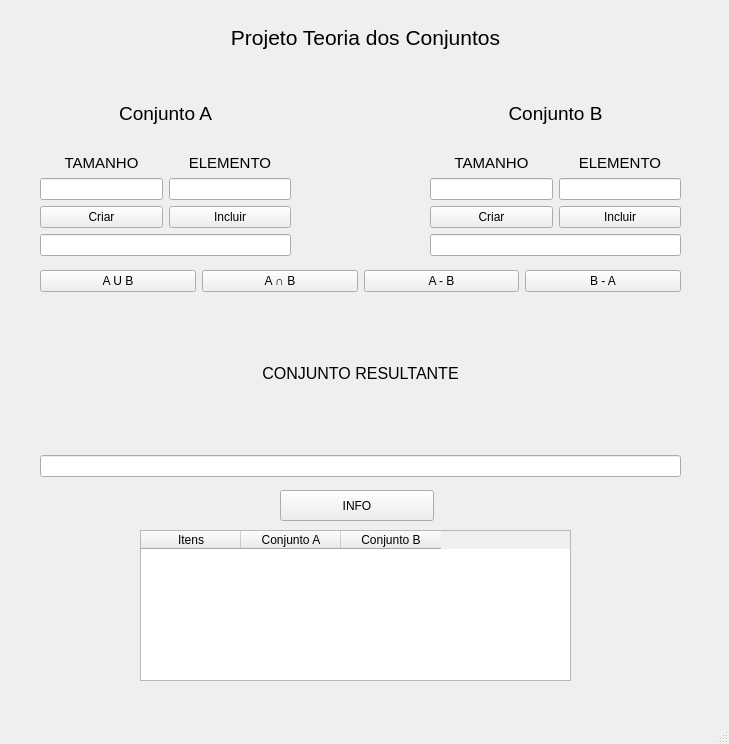
<?xml version="1.0" encoding="UTF-8"?>
<ui version="4.0">
 <class>MainWindow</class>
 <widget class="QMainWindow" name="MainWindow">
  <property name="geometry">
   <rect>
    <x>0</x>
    <y>0</y>
    <width>729</width>
    <height>744</height>
   </rect>
  </property>
  <property name="windowTitle">
   <string>ProjetoConjuntos</string>
  </property>
  <widget class="QWidget" name="centralwidget">
   <widget class="QTableWidget" name="tableWidgetGrid">
    <property name="enabled">
     <bool>true</bool>
    </property>
    <property name="geometry">
     <rect>
      <x>140</x>
      <y>530</y>
      <width>431</width>
      <height>151</height>
     </rect>
    </property>
    <property name="alternatingRowColors">
     <bool>true</bool>
    </property>
    <property name="showGrid">
     <bool>true</bool>
    </property>
    <property name="gridStyle">
     <enum>Qt::SolidLine</enum>
    </property>
    <property name="sortingEnabled">
     <bool>false</bool>
    </property>
    <column>
     <property name="text">
      <string>Itens</string>
     </property>
     <property name="textAlignment">
      <set>AlignCenter</set>
     </property>
    </column>
    <column>
     <property name="text">
      <string>Conjunto A</string>
     </property>
     <property name="textAlignment">
      <set>AlignCenter</set>
     </property>
    </column>
    <column>
     <property name="text">
      <string>Conjunto B</string>
     </property>
     <property name="textAlignment">
      <set>AlignCenter</set>
     </property>
    </column>
   </widget>
   <widget class="QWidget" name="layoutWidget">
    <property name="geometry">
     <rect>
      <x>430</x>
      <y>80</y>
      <width>251</width>
      <height>176</height>
     </rect>
    </property>
    <layout class="QVBoxLayout" name="verticalLayout_13">
     <item>
      <widget class="QLabel" name="label_7">
       <property name="text">
        <string>&lt;html&gt;&lt;head/&gt;&lt;body&gt;&lt;p align=&quot;center&quot;&gt;&lt;span style=&quot; font-size:14pt;&quot;&gt;Conjunto B&lt;/span&gt;&lt;/p&gt;&lt;/body&gt;&lt;/html&gt;</string>
       </property>
      </widget>
     </item>
     <item>
      <layout class="QVBoxLayout" name="verticalLayout_14">
       <item>
        <layout class="QHBoxLayout" name="horizontalLayout_3">
         <item>
          <layout class="QVBoxLayout" name="verticalLayout_15">
           <item>
            <layout class="QVBoxLayout" name="verticalLayout_16">
             <item>
              <widget class="QLabel" name="label_8">
               <property name="text">
                <string>&lt;html&gt;&lt;head/&gt;&lt;body&gt;&lt;p align=&quot;center&quot;&gt;&lt;span style=&quot; font-size:11pt;&quot;&gt;TAMANHO&lt;/span&gt;&lt;/p&gt;&lt;/body&gt;&lt;/html&gt;</string>
               </property>
              </widget>
             </item>
             <item>
              <widget class="QLineEdit" name="lineEditTamanhoB"/>
             </item>
            </layout>
           </item>
           <item>
            <widget class="QPushButton" name="pushButtonCriarB">
             <property name="text">
              <string>Criar</string>
             </property>
            </widget>
           </item>
          </layout>
         </item>
         <item>
          <layout class="QVBoxLayout" name="verticalLayout_17">
           <item>
            <layout class="QVBoxLayout" name="verticalLayout_18">
             <item>
              <widget class="QLabel" name="label_9">
               <property name="text">
                <string>&lt;html&gt;&lt;head/&gt;&lt;body&gt;&lt;p align=&quot;center&quot;&gt;&lt;span style=&quot; font-size:11pt;&quot;&gt;ELEMENTO&lt;/span&gt;&lt;/p&gt;&lt;/body&gt;&lt;/html&gt;</string>
               </property>
              </widget>
             </item>
             <item>
              <widget class="QLineEdit" name="lineEditElementoB"/>
             </item>
            </layout>
           </item>
           <item>
            <widget class="QPushButton" name="pushButtonIncluirB">
             <property name="text">
              <string>Incluir</string>
             </property>
            </widget>
           </item>
          </layout>
         </item>
        </layout>
       </item>
       <item>
        <widget class="QLineEdit" name="lineEditConjuntoB"/>
       </item>
      </layout>
     </item>
    </layout>
   </widget>
   <widget class="QPushButton" name="pushButtonGrid">
    <property name="geometry">
     <rect>
      <x>280</x>
      <y>490</y>
      <width>154</width>
      <height>31</height>
     </rect>
    </property>
    <property name="text">
     <string>INFO</string>
    </property>
   </widget>
   <widget class="QLabel" name="label_11">
    <property name="geometry">
     <rect>
      <x>180</x>
      <y>20</y>
      <width>371</width>
      <height>35</height>
     </rect>
    </property>
    <property name="text">
     <string>&lt;html&gt;&lt;head/&gt;&lt;body&gt;&lt;p align=&quot;center&quot;&gt;&lt;span style=&quot; font-size:16pt;&quot;&gt;Projeto Teoria dos Conjuntos&lt;/span&gt;&lt;/p&gt;&lt;/body&gt;&lt;/html&gt;</string>
    </property>
   </widget>
   <widget class="QWidget" name="layoutWidget_2">
    <property name="geometry">
     <rect>
      <x>40</x>
      <y>270</y>
      <width>641</width>
      <height>207</height>
     </rect>
    </property>
    <layout class="QVBoxLayout" name="verticalLayout_20">
     <item>
      <layout class="QHBoxLayout" name="horizontalLayout_4">
       <item>
        <widget class="QPushButton" name="pushButtonUniao">
         <property name="text">
          <string>A U B</string>
         </property>
        </widget>
       </item>
       <item>
        <widget class="QPushButton" name="pushButtonIntersecao">
         <property name="text">
          <string>A ∩ B</string>
         </property>
        </widget>
       </item>
       <item>
        <widget class="QPushButton" name="pushButtonDiferencaAB">
         <property name="text">
          <string>A - B</string>
         </property>
        </widget>
       </item>
       <item>
        <widget class="QPushButton" name="pushButtonDiferencaBA">
         <property name="text">
          <string>B - A</string>
         </property>
        </widget>
       </item>
      </layout>
     </item>
     <item>
      <layout class="QVBoxLayout" name="verticalLayout_19">
       <item>
        <widget class="QLabel" name="label_10">
         <property name="text">
          <string>&lt;html&gt;&lt;head/&gt;&lt;body&gt;&lt;p align=&quot;center&quot;&gt;&lt;span style=&quot; font-size:12pt;&quot;&gt;CONJUNTO RESULTANTE&lt;/span&gt;&lt;/p&gt;&lt;/body&gt;&lt;/html&gt;</string>
         </property>
        </widget>
       </item>
       <item>
        <widget class="QLineEdit" name="lineEditConjuntoResultante"/>
       </item>
      </layout>
     </item>
    </layout>
   </widget>
   <widget class="QWidget" name="layoutWidget_3">
    <property name="geometry">
     <rect>
      <x>40</x>
      <y>80</y>
      <width>251</width>
      <height>176</height>
     </rect>
    </property>
    <layout class="QVBoxLayout" name="verticalLayout_6">
     <item>
      <widget class="QLabel" name="label">
       <property name="text">
        <string>&lt;html&gt;&lt;head/&gt;&lt;body&gt;&lt;p align=&quot;center&quot;&gt;&lt;span style=&quot; font-size:14pt;&quot;&gt;Conjunto A&lt;/span&gt;&lt;/p&gt;&lt;/body&gt;&lt;/html&gt;</string>
       </property>
      </widget>
     </item>
     <item>
      <layout class="QVBoxLayout" name="verticalLayout_5">
       <item>
        <layout class="QHBoxLayout" name="horizontalLayout">
         <item>
          <layout class="QVBoxLayout" name="verticalLayout_2">
           <item>
            <layout class="QVBoxLayout" name="verticalLayout">
             <item>
              <widget class="QLabel" name="label_3">
               <property name="text">
                <string>&lt;html&gt;&lt;head/&gt;&lt;body&gt;&lt;p align=&quot;center&quot;&gt;&lt;span style=&quot; font-size:11pt;&quot;&gt;TAMANHO&lt;/span&gt;&lt;/p&gt;&lt;/body&gt;&lt;/html&gt;</string>
               </property>
              </widget>
             </item>
             <item>
              <widget class="QLineEdit" name="lineEditTamanhoA"/>
             </item>
            </layout>
           </item>
           <item>
            <widget class="QPushButton" name="pushButtonCriarA">
             <property name="text">
              <string>Criar</string>
             </property>
            </widget>
           </item>
          </layout>
         </item>
         <item>
          <layout class="QVBoxLayout" name="verticalLayout_4">
           <item>
            <layout class="QVBoxLayout" name="verticalLayout_3">
             <item>
              <widget class="QLabel" name="label_4">
               <property name="text">
                <string>&lt;html&gt;&lt;head/&gt;&lt;body&gt;&lt;p align=&quot;center&quot;&gt;&lt;span style=&quot; font-size:11pt;&quot;&gt;ELEMENTO&lt;/span&gt;&lt;/p&gt;&lt;/body&gt;&lt;/html&gt;</string>
               </property>
              </widget>
             </item>
             <item>
              <widget class="QLineEdit" name="lineEditElementoA"/>
             </item>
            </layout>
           </item>
           <item>
            <widget class="QPushButton" name="pushButtonIncluirA">
             <property name="text">
              <string>Incluir</string>
             </property>
            </widget>
           </item>
          </layout>
         </item>
        </layout>
       </item>
       <item>
        <widget class="QLineEdit" name="lineEditConjuntoA"/>
       </item>
      </layout>
     </item>
    </layout>
   </widget>
  </widget>
  <widget class="QMenuBar" name="menubar">
   <property name="geometry">
    <rect>
     <x>0</x>
     <y>0</y>
     <width>729</width>
     <height>29</height>
    </rect>
   </property>
  </widget>
  <widget class="QStatusBar" name="statusbar"/>
 </widget>
 <resources/>
 <connections/>
</ui>
